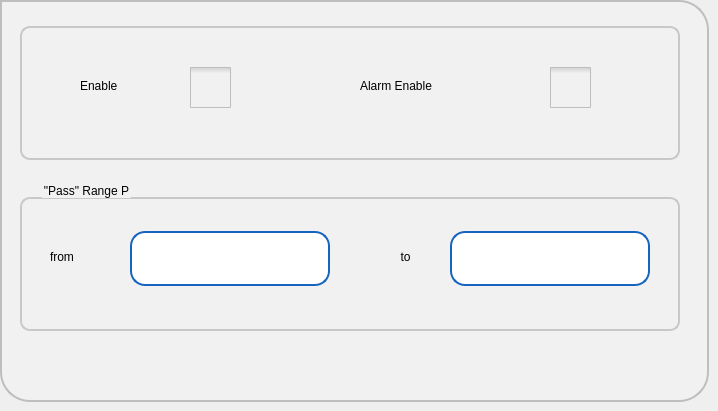
      <widget class="QWidget" name="tabPassFail">
       <attribute name="title">
        <string>Pass/Fail</string>
       </attribute>
       <widget class="QFrame" name="frPassFail">
        <property name="geometry">
         <rect>
          <x>0</x>
          <y>0</y>
          <width>709</width>
          <height>402</height>
         </rect>
        </property>
        <property name="styleSheet">
         <string notr="true">background-color: rgb(241, 241, 241);
	 border: 2px solid #C4C4C3;
    border-bottom-color: #C2C7CB; /* same as the pane color */
    border-bottom-left-radius: 30px;
border-bottom-right-radius: 30px;
    border-top-right-radius: 30px;
color: rgb(0, 0, 0);
font: 75 16pt &quot;Roboto Medium&quot;;
border-color:  rgb(190, 190, 190);



</string>
        </property>
        <property name="frameShape">
         <enum>QFrame::StyledPanel</enum>
        </property>
        <property name="frameShadow">
         <enum>QFrame::Raised</enum>
        </property>
        <widget class="QGroupBox" name="gbRange">
         <property name="geometry">
          <rect>
           <x>20</x>
           <y>181</y>
           <width>660</width>
           <height>150</height>
          </rect>
         </property>
         <property name="styleSheet">
          <string notr="true">QGroupBox {
    border: 2px solid  rgb(200, 200, 200);
    border-radius: 10px;
    margin-top: 16px; /* leave space at the top for the title */
    padding : 0px;

}

QGroupBox::title {
    subcontrol-origin: padding;
    subcontrol-position: top left ; /* position at the top center */
    left : 20px;
    top : -15px;
}</string>
         </property>
         <property name="title">
          <string>&quot;Pass&quot; Range P</string>
         </property>
         <widget class="QLabel" name="label_51">
          <property name="geometry">
           <rect>
            <x>30</x>
            <y>55</y>
            <width>71</width>
            <height>41</height>
           </rect>
          </property>
          <property name="styleSheet">
           <string notr="true">border-width: 0px;</string>
          </property>
          <property name="text">
           <string>from</string>
          </property>
         </widget>
         <widget class="QLabel" name="label_52">
          <property name="geometry">
           <rect>
            <x>350</x>
            <y>55</y>
            <width>71</width>
            <height>41</height>
           </rect>
          </property>
          <property name="styleSheet">
           <string notr="true">border-width: 0px;</string>
          </property>
          <property name="text">
           <string>to</string>
          </property>
          <property name="alignment">
           <set>Qt::AlignCenter</set>
          </property>
         </widget>
         <widget class="sQLEExtend" name="lePRPFrom">
          <property name="geometry">
           <rect>
            <x>110</x>
            <y>50</y>
            <width>200</width>
            <height>55</height>
           </rect>
          </property>
          <property name="focusPolicy">
           <enum>Qt::ClickFocus</enum>
          </property>
          <property name="styleSheet">
           <string notr="true">QLineEdit { 
	padding: 1px 18px 1px 10px;
	background-color: rgb(255,255,255);
	border-width: 2px;
	border-color: rgb(21, 100, 192);
	border-style: solid;
	border-radius: 15;
	color: rgb(0, 0, 0);
	font: 75 16pt &quot;Roboto Medium&quot;;
}

QLineEdit:read-only {
	background-color: rgb(245,245,245);
}
QLineEdit[error=true] {
border-color: red;
}
QLineEdit[error=false] {
border-color: rgb(21, 100, 192);
}

</string>
          </property>
          <property name="text">
           <string/>
          </property>
          <property name="maxLength">
           <number>15</number>
          </property>
         </widget>
         <widget class="sQLEExtend" name="lePRPTo">
          <property name="geometry">
           <rect>
            <x>430</x>
            <y>50</y>
            <width>200</width>
            <height>55</height>
           </rect>
          </property>
          <property name="focusPolicy">
           <enum>Qt::ClickFocus</enum>
          </property>
          <property name="styleSheet">
           <string notr="true">QLineEdit { 
	padding: 1px 18px 1px 10px;
	background-color: rgb(255,255,255);
	border-width: 2px;
	border-color: rgb(21, 100, 192);
	border-style: solid;
	border-radius: 15;
	color: rgb(0, 0, 0);
	font: 75 16pt &quot;Roboto Medium&quot;;
}

QLineEdit:read-only {
	background-color: rgb(245,245,245);
}
QLineEdit[error=true] {
border-color: red;
}
QLineEdit[error=false] {
border-color: rgb(21, 100, 192);
}

</string>
          </property>
          <property name="text">
           <string/>
          </property>
          <property name="maxLength">
           <number>15</number>
          </property>
         </widget>
        </widget>
        <widget class="QGroupBox" name="groupBox_9">
         <property name="geometry">
          <rect>
           <x>20</x>
           <y>10</y>
           <width>660</width>
           <height>150</height>
          </rect>
         </property>
         <property name="styleSheet">
          <string notr="true">QGroupBox {
    border: 2px solid  rgb(200, 200, 200);
    border-radius: 10px;
    margin-top: 16px; /* leave space at the top for the title */
    padding : 0px;

}

QGroupBox::title {
    subcontrol-origin: padding;
    subcontrol-position: top left ; /* position at the top center */
    left : 20px;
    top : -15px;
}</string>
         </property>
         <property name="title">
          <string/>
         </property>
         <widget class="QCheckBox" name="cbAlarmEnable">
          <property name="geometry">
           <rect>
            <x>530</x>
            <y>50</y>
            <width>41</width>
            <height>55</height>
           </rect>
          </property>
          <property name="focusPolicy">
           <enum>Qt::ClickFocus</enum>
          </property>
          <property name="styleSheet">
           <string notr="true">QCheckBox {
    spacing: 5px;
 border: 0px solid #999999;

}

QCheckBox::indicator {
    width: 41px;
    height: 41px;
}

QCheckBox::indicator:unchecked {
	image: url(:/images/icons/ancheck.png);
}

QCheckBox::indicator:unchecked:disabled{
	image: url(:/images/icons/andcheck.png);
}
QCheckBox::indicator:checked:disabled{
	image: url(:/images/icons/adcheck.png);
}

/*
QCheckBox::indicator:unchecked:hover {
    image: url(:/images/checkbox_unchecked_hover.png);
}

QCheckBox::indicator:unchecked:pressed {
    image: url(:/images/checkbox_unchecked_pressed.png);
}
*/
QCheckBox::indicator:checked {
    image: url(:/images/icons/acheck.png);
}
/*
QCheckBox::indicator:checked:hover {
    image: url(:/images/checkbox_checked_hover.png);
}

QCheckBox::indicator:checked:pressed {
    image: url(:/images/checkbox_checked_pressed.png);
}

QCheckBox::indicator:indeterminate:hover {
    image: url(:/images/checkbox_indeterminate_hover.png);
}
/*
QCheckBox::indicator:indeterminate:pressed {
    image: url(:/images/checkbox_indeterminate_pressed.png);
}
*/</string>
          </property>
          <property name="text">
           <string/>
          </property>
         </widget>
         <widget class="QLabel" name="label_50">
          <property name="geometry">
           <rect>
            <x>340</x>
            <y>55</y>
            <width>181</width>
            <height>41</height>
           </rect>
          </property>
          <property name="styleSheet">
           <string notr="true">border-width: 0px;</string>
          </property>
          <property name="text">
           <string>Alarm Enable</string>
          </property>
         </widget>
         <widget class="QCheckBox" name="cbEnable">
          <property name="geometry">
           <rect>
            <x>170</x>
            <y>50</y>
            <width>41</width>
            <height>55</height>
           </rect>
          </property>
          <property name="focusPolicy">
           <enum>Qt::ClickFocus</enum>
          </property>
          <property name="styleSheet">
           <string notr="true">QCheckBox {
    spacing: 5px;
 border: 0px solid #999999;

}

QCheckBox::indicator {
    width: 41px;
    height: 41px;
}

QCheckBox::indicator:unchecked {
	image: url(:/images/icons/ancheck.png);
}

QCheckBox::indicator:unchecked:disabled{
	image: url(:/images/icons/andcheck.png);
}
QCheckBox::indicator:checked:disabled{
	image: url(:/images/icons/adcheck.png);
}

/*
QCheckBox::indicator:unchecked:hover {
    image: url(:/images/checkbox_unchecked_hover.png);
}

QCheckBox::indicator:unchecked:pressed {
    image: url(:/images/checkbox_unchecked_pressed.png);
}
*/

QCheckBox::indicator:checked {
    image: url(:/images/icons/acheck.png);
}
/*
QCheckBox::indicator:checked:hover {
    image: url(:/images/checkbox_checked_hover.png);
}

QCheckBox::indicator:checked:pressed {
    image: url(:/images/checkbox_checked_pressed.png);
}
*/
QCheckBox::indicator:indeterminate:hover {
    image: url(:/images/checkbox_indeterminate_hover.png);
}
/*
QCheckBox::indicator:indeterminate:pressed {
    image: url(:/images/checkbox_indeterminate_pressed.png);
}
*/</string>
          </property>
          <property name="text">
           <string/>
          </property>
         </widget>
         <widget class="QLabel" name="label_49">
          <property name="geometry">
           <rect>
            <x>60</x>
            <y>55</y>
            <width>91</width>
            <height>41</height>
           </rect>
          </property>
          <property name="styleSheet">
           <string notr="true">border-width: 0px;</string>
          </property>
          <property name="text">
           <string>Enable</string>
          </property>
         </widget>
        </widget>
       </widget>
      </widget>
